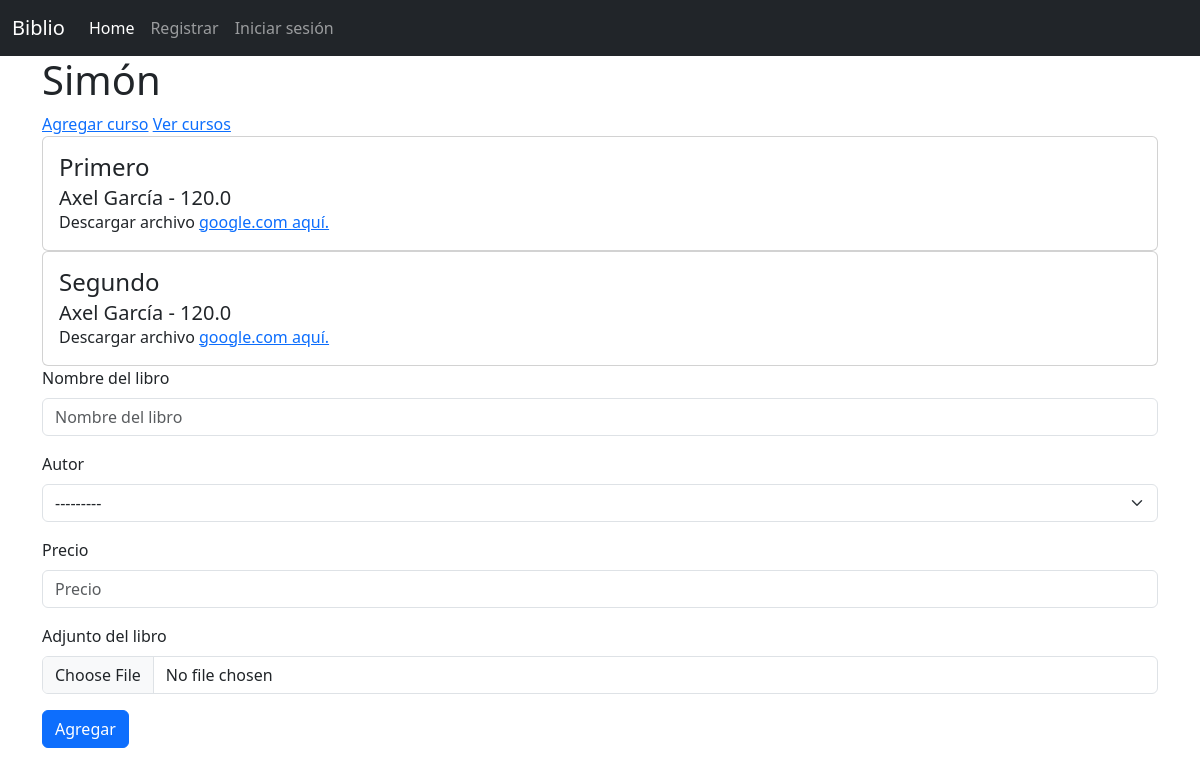
/, run on an earlier commit of the app's database.
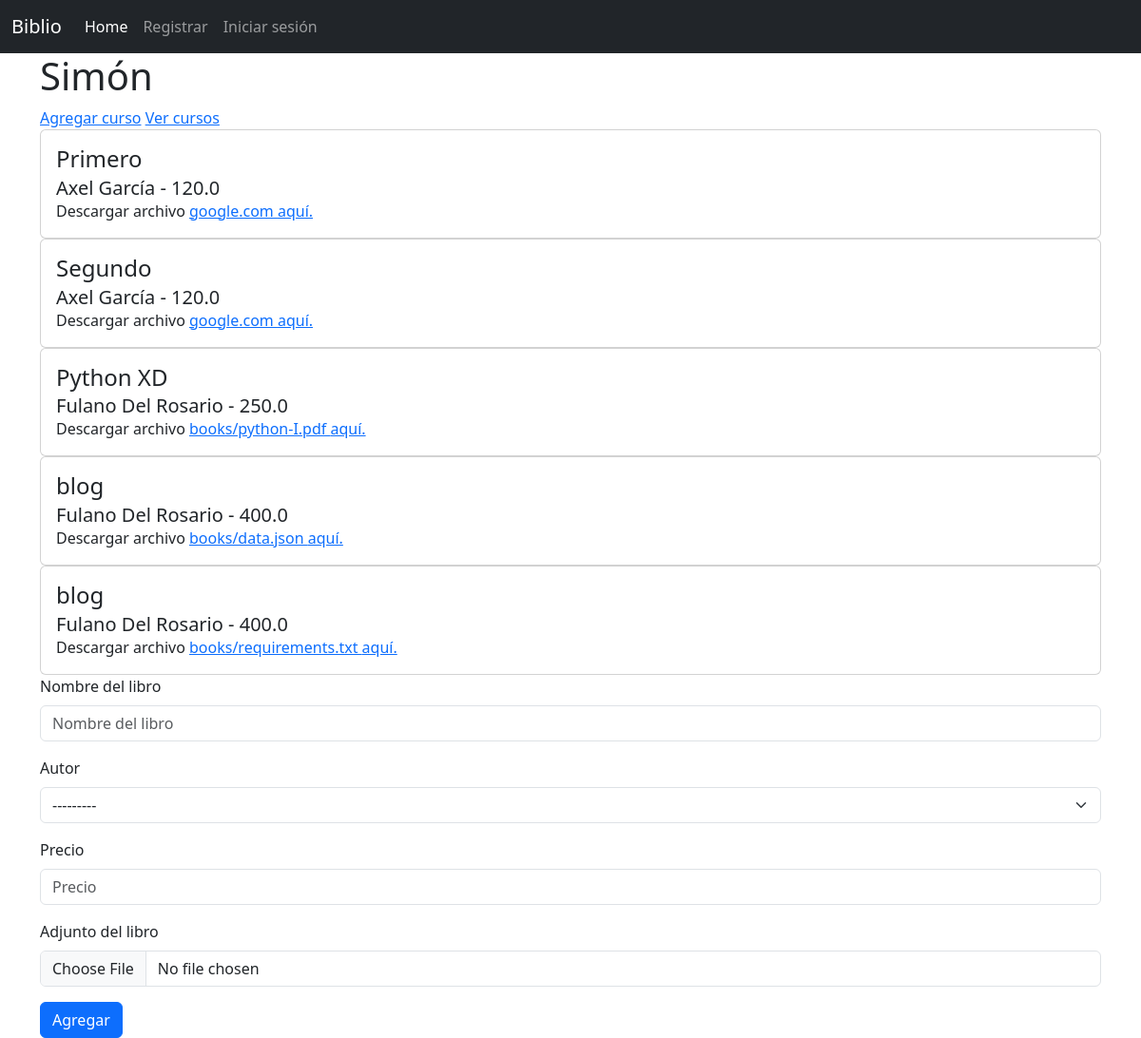
And on a later commit of the database.
### books/models.py (models this page shows, shortened)
class Book(models.Model):
    name = models.CharField(verbose_name="Nombre del libro", max_length=50)
    author = models.ForeignKey(Author, related_name="books",verbose_name="Autor", on_delete=models.CASCADE)
    price = models.FloatField(verbose_name="Precio")
    preview = models.FileField(upload_to="books/", verbose_name="Adjunto del libro")

class Author(models.Model):
    first_name = models.CharField(verbose_name="Nombres", max_length=50)
    last_name = models.CharField(verbose_name="Apellidos", max_length=50)
    def __str__(self):
        return self.first_name + " " + self.last_name

### books/views.py (the view, shortened to what this page needs)
# urls.py: path('', index),
def index(request):
    formulario = BookForm()
    if request.method =="GET":
        print("GET method")
    context = {
        "formulario": formulario,
        "books": Book.objects.all() # select * from book
    }
    return render(request, 'books/index.html', context)

### books/forms.py
class BookForm(ModelForm):
    class Meta:
        model = Book
        fields = "__all__"

### books/templates/books/index.html (shortened to what this page needs)
{% extends 'base.html' %}
{% load bootstrap5 %}
{% block main %}
<h1>Simón</h1>
<a href="{% url "readers:new" %}">Agregar curso</a>
<a href="{% url "readers:list" %}">Ver cursos</a>
{% for book in books %}
<div class="card">
  <div class="card-body">
    <h4 class="card-title">
      {{book.name}}
    </h4>
    <h5 class="card-subtitle">
      {{book.author}} - {{book.price}}
    </h5>
    <p class="card-text">
      Descargar archivo <a href="/media/{{book.preview}}">{{book.preview}} aquí.</a>
    </p>
  </div>
</div>
{% endfor %}
<form method="post" enctype="multipart/form-data">
  {% bootstrap_form formulario %}
  <input type="submit" value="Agregar" class="btn btn-primary">
</form>
{% endblock %}

What changed in the data, as far as the page shows it:
added Book: name "Python XD", author "Fulano Del Rosario", price "250.0", preview "books/python-I.pdf"
added Book: name "blog", author "Fulano Del Rosario", price "400.0", preview "books/data.json"
added Book: name "blog", author "Fulano Del Rosario", price "400.0", preview "books/requirements.txt"
